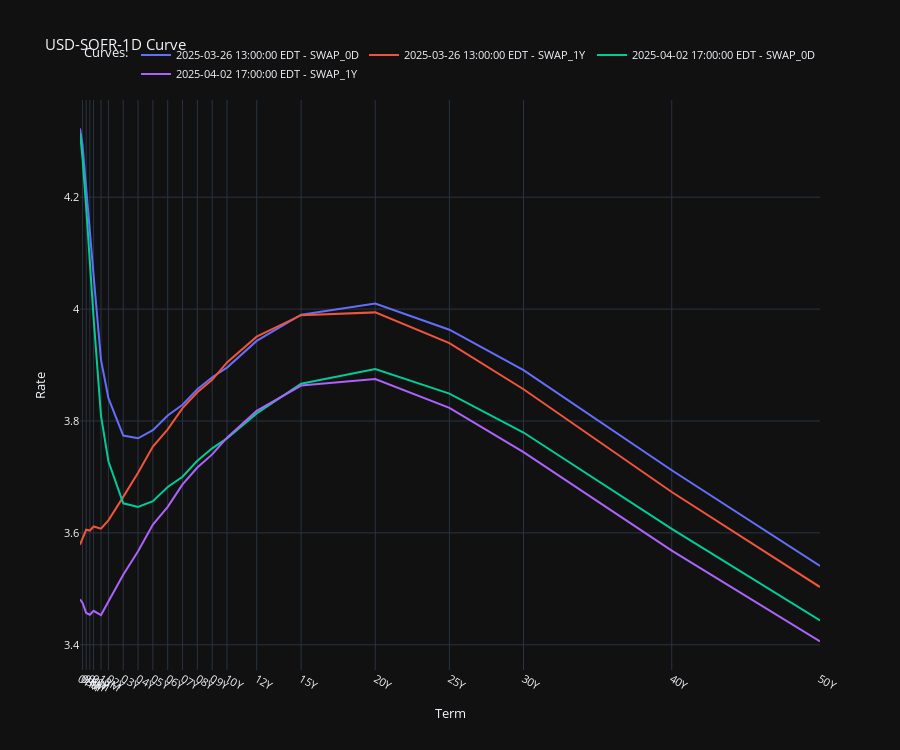

The notebook cell this image was saved under:
### Markdown cell above
# Term Structuring Data Fetching and Plotting

### Code cell
usd_ois.swaps_term_structure_plotter(dates=[datetime(2025, 3, 26), datetime(2025, 4, 2)], fwd_tenors=["0D", "1Y"], use_plotly=True)

### Figure 1 — Plotly figure (JSON) as saved in the notebook; plotly's stock layout.template omitted (floating-point values rounded to 4 significant figures)
{"data": [{"mode": "lines", "name": "2025-03-26 13:00:00 EDT - SWAP_0D", "type": "scatter", "x": [1, 3, 6, 9, 12, 18, 24, 36, 48, 60, 72, 84, 96, 108, 120, 144, 180, 240, 300, 360, 480, 600], "y": [4.323, 4.294, 4.217, 4.133, 4.06, 3.909, 3.841, 3.774, 3.769, 3.784, 3.81, 3.829, 3.857, 3.878, 3.895, 3.943, 3.99, 4.01, 3.963, 3.891, 3.712, 3.541]}, {"mode": "lines", "name": "2025-03-26 13:00:00 EDT - SWAP_1Y", "type": "scatter", "x": [1, 3, 6, 9, 12, 18, 24, 36, 48, 60, 72, 84, 96, 108, 120, 144, 180, 240, 300, 360, 480, 600], "y": [3.579, 3.59, 3.606, 3.604, 3.611, 3.608, 3.622, 3.664, 3.708, 3.754, 3.785, 3.823, 3.851, 3.874, 3.905, 3.951, 3.989, 3.994, 3.939, 3.857, 3.673, 3.503]}, {"mode": "lines", "name": "2025-04-02 17:00:00 EDT - SWAP_0D", "type": "scatter", "x": [1, 3, 6, 9, 12, 18, 24, 36, 48, 60, 72, 84, 96, 108, 120, 144, 180, 240, 300, 360, 480, 600], "y": [4.315, 4.271, 4.182, 4.075, 3.984, 3.809, 3.728, 3.653, 3.646, 3.657, 3.682, 3.7, 3.729, 3.751, 3.769, 3.814, 3.867, 3.893, 3.849, 3.779, 3.607, 3.443]}, {"mode": "lines", "name": "2025-04-02 17:00:00 EDT - SWAP_1Y", "type": "scatter", "x": [1, 3, 6, 9, 12, 18, 24, 36, 48, 60, 72, 84, 96, 108, 120, 144, 180, 240, 300, 360, 480, 600], "y": [3.481, 3.475, 3.457, 3.454, 3.461, 3.453, 3.478, 3.525, 3.567, 3.615, 3.647, 3.687, 3.717, 3.74, 3.77, 3.818, 3.863, 3.875, 3.823, 3.744, 3.568, 3.406]}], "layout": {"font": {"size": 11}, "height": 750, "legend": {"orientation": "h", "title": {"text": "Curves:"}, "x": 1, "xanchor": "right", "y": 1.02, "yanchor": "bottom"}, "showlegend": true, "title": {"text": "USD-SOFR-1D Curve"}, "xaxis": {"showgrid": true, "showspikes": true, "spikecolor": "white", "spikemode": "across", "spikesnap": "cursor", "ticktext": ["01M", "03M", "06M", "09M", "01Y", "18M", "02Y", "03Y", "04Y", "05Y", "06Y", "07Y", "08Y", "09Y", "10Y", "12Y", "15Y", "20Y", "25Y", "30Y", "40Y", "50Y"], "tickvals": [1, 3, 6, 9, 12, 18, 24, 36, 48, 60, 72, 84, 96, 108, 120, 144, 180, 240, 300, 360, 480, 600], "title": {"text": "Term"}}, "yaxis": {"showgrid": true, "showspikes": true, "spikecolor": "white", "spikesnap": "cursor", "spikethickness": 0.5, "title": {"text": "Rate"}}}}
